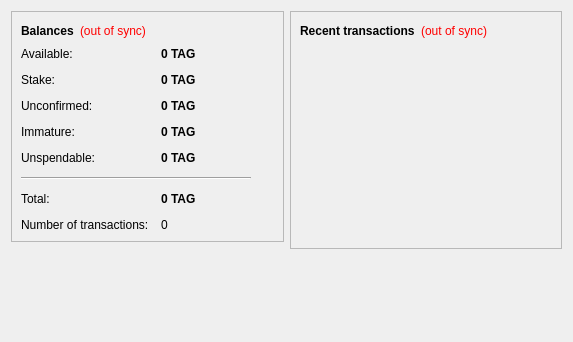
<?xml version="1.0" encoding="UTF-8"?>
<ui version="4.0">
 <class>OverviewPage</class>
 <widget class="QWidget" name="OverviewPage">
  <property name="geometry">
   <rect>
    <x>0</x>
    <y>0</y>
    <width>573</width>
    <height>342</height>
   </rect>
  </property>
  <property name="windowTitle">
   <string>Form</string>
  </property>
  <layout class="QHBoxLayout" name="horizontalLayout" stretch="1,1">
   <item>
    <layout class="QVBoxLayout" name="verticalLayout_2">
     <item>
      <widget class="QFrame" name="frame">
       <property name="frameShape">
        <enum>QFrame::StyledPanel</enum>
       </property>
       <property name="frameShadow">
        <enum>QFrame::Raised</enum>
       </property>
       <layout class="QVBoxLayout" name="verticalLayout_4">
        <item>
         <layout class="QHBoxLayout" name="horizontalLayout_4">
          <item>
           <widget class="QLabel" name="label_5">
            <property name="font">
             <font>
              <weight>75</weight>
              <bold>true</bold>
             </font>
            </property>
            <property name="text">
             <string>Balances</string>
            </property>
           </widget>
          </item>
          <item>
           <widget class="QLabel" name="labelWalletStatus">
            <property name="toolTip">
             <string>The displayed information may be out of date. Your wallet automatically synchronizes with the TagCoin network after a connection is established, but this process has not completed yet.</string>
            </property>
            <property name="styleSheet">
             <string notr="true">QLabel { color: red; }</string>
            </property>
            <property name="text">
             <string notr="true">(out of sync)</string>
            </property>
            <property name="alignment">
             <set>Qt::AlignLeading|Qt::AlignLeft|Qt::AlignVCenter</set>
            </property>
           </widget>
          </item>
          <item>
           <spacer name="horizontalSpacer_2">
            <property name="orientation">
             <enum>Qt::Horizontal</enum>
            </property>
            <property name="sizeHint" stdset="0">
             <size>
              <width>40</width>
              <height>20</height>
             </size>
            </property>
           </spacer>
          </item>
         </layout>
        </item>
        <item>
         <layout class="QFormLayout" name="formLayout_2">
          <property name="fieldGrowthPolicy">
           <enum>QFormLayout::AllNonFixedFieldsGrow</enum>
          </property>
          <property name="horizontalSpacing">
           <number>12</number>
          </property>
          <property name="verticalSpacing">
           <number>12</number>
          </property>
          <item row="0" column="0">
           <widget class="QLabel" name="labelAvailableText">
            <property name="toolTip">
             <string>Your current available balance</string>
            </property>
            <property name="text">
             <string>Available:</string>
            </property>
           </widget>
          </item>
          <item row="0" column="1">
           <widget class="QLabel" name="labelAvailable">
            <property name="font">
             <font>
              <weight>75</weight>
              <bold>true</bold>
             </font>
            </property>
            <property name="cursor">
             <cursorShape>IBeamCursor</cursorShape>
            </property>
            <property name="toolTip">
             <string>Your current available balance</string>
            </property>
            <property name="text">
             <string notr="true">0 TAG</string>
            </property>
            <property name="alignment">
             <set>Qt::AlignLeading|Qt::AlignLeft|Qt::AlignVCenter</set>
            </property>
            <property name="textInteractionFlags">
             <set>Qt::LinksAccessibleByMouse|Qt::TextSelectableByKeyboard|Qt::TextSelectableByMouse</set>
            </property>
           </widget>
          </item>
          <item row="1" column="0">
           <widget class="QLabel" name="label_6">
            <property name="toolTip">
             <string>Total of coins that was staked, and do not yet count toward the current balance</string>
            </property>
            <property name="text">
             <string>Stake:</string>
            </property>
           </widget>
          </item>
          <item row="1" column="1">
           <widget class="QLabel" name="labelStake">
            <property name="font">
             <font>
              <weight>75</weight>
              <bold>true</bold>
             </font>
            </property>
            <property name="cursor">
             <cursorShape>IBeamCursor</cursorShape>
            </property>
            <property name="toolTip">
             <string>Total of coins that was staked, and do not yet count toward the current balance</string>
            </property>
            <property name="text">
             <string notr="true">0 TAG</string>
            </property>
            <property name="alignment">
             <set>Qt::AlignLeading|Qt::AlignLeft|Qt::AlignVCenter</set>
            </property>
            <property name="textInteractionFlags">
             <set>Qt::LinksAccessibleByMouse|Qt::TextSelectableByKeyboard|Qt::TextSelectableByMouse</set>
            </property>
           </widget>
          </item>
          <item row="2" column="0">
           <widget class="QLabel" name="label_3">
            <property name="toolTip">
             <string>Total of transactions that have yet to be confirmed, and do not yet count toward the current balance</string>
            </property>
            <property name="text">
             <string>Unconfirmed:</string>
            </property>
           </widget>
          </item>
          <item row="2" column="1">
           <widget class="QLabel" name="labelUnconfirmed">
            <property name="font">
             <font>
              <weight>75</weight>
              <bold>true</bold>
             </font>
            </property>
            <property name="cursor">
             <cursorShape>IBeamCursor</cursorShape>
            </property>
            <property name="toolTip">
             <string>Total of transactions that have yet to be confirmed, and do not yet count toward the current balance</string>
            </property>
            <property name="text">
             <string notr="true">0 TAG</string>
            </property>
            <property name="alignment">
             <set>Qt::AlignLeading|Qt::AlignLeft|Qt::AlignVCenter</set>
            </property>
            <property name="textInteractionFlags">
             <set>Qt::LinksAccessibleByMouse|Qt::TextSelectableByKeyboard|Qt::TextSelectableByMouse</set>
            </property>
           </widget>
          </item>
          <item row="3" column="0">
           <widget class="QLabel" name="labelImmatureText">
            <property name="toolTip">
             <string>Mined balance that has not yet matured</string>
            </property>
            <property name="text">
             <string>Immature:</string>
            </property>
           </widget>
          </item>
          <item row="3" column="1">
           <widget class="QLabel" name="labelImmature">
            <property name="font">
             <font>
              <weight>75</weight>
              <bold>true</bold>
             </font>
            </property>
            <property name="toolTip">
             <string>Mined balance that has not yet matured</string>
            </property>
            <property name="text">
             <string notr="true">0 TAG</string>
            </property>
            <property name="alignment">
             <set>Qt::AlignLeading|Qt::AlignLeft|Qt::AlignVCenter</set>
            </property>
            <property name="textInteractionFlags">
             <set>Qt::LinksAccessibleByMouse|Qt::TextSelectableByKeyboard|Qt::TextSelectableByMouse</set>
            </property>
           </widget>
          </item>
          <item row="4" column="0">
           <widget class="QLabel" name="labelBalanceWatchOnlyText">
            <property name="toolTip">
             <string>Your unspendable balance</string>
            </property>
            <property name="text">
             <string>Unspendable:</string>
            </property>
           </widget>
          </item>
          <item row="4" column="1">
           <widget class="QLabel" name="labelBalanceWatchOnly">
            <property name="font">
             <font>
              <weight>75</weight>
              <bold>true</bold>
             </font>
            </property>
            <property name="cursor">
             <cursorShape>IBeamCursor</cursorShape>
            </property>
            <property name="toolTip">
             <string>Your unspendable balance</string>
            </property>
            <property name="text">
             <string notr="true">0 TAG</string>
            </property>
            <property name="alignment">
             <set>Qt::AlignLeading|Qt::AlignLeft|Qt::AlignVCenter</set>
            </property>
            <property name="textInteractionFlags">
             <set>Qt::LinksAccessibleByMouse|Qt::TextSelectableByKeyboard|Qt::TextSelectableByMouse</set>
            </property>
           </widget>
          </item>
          <item row="5" column="0" colspan="2">
           <widget class="Line" name="line">
            <property name="maximumSize">
             <size>
              <width>230</width>
              <height>16777215</height>
             </size>
            </property>
            <property name="orientation">
             <enum>Qt::Horizontal</enum>
            </property>
           </widget>
          </item>
          <item row="6" column="0">
           <widget class="QLabel" name="labelTotalText">
            <property name="toolTip">
             <string>Your current total balance</string>
            </property>
            <property name="text">
             <string>Total:</string>
            </property>
           </widget>
          </item>
          <item row="6" column="1">
           <widget class="QLabel" name="labelTotal">
            <property name="font">
             <font>
              <weight>75</weight>
              <bold>true</bold>
             </font>
            </property>
            <property name="toolTip">
             <string>Your current total balance</string>
            </property>
            <property name="text">
             <string notr="true">0 TAG</string>
            </property>
            <property name="alignment">
             <set>Qt::AlignLeading|Qt::AlignLeft|Qt::AlignVCenter</set>
            </property>
            <property name="textInteractionFlags">
             <set>Qt::LinksAccessibleByMouse|Qt::TextSelectableByKeyboard|Qt::TextSelectableByMouse</set>
            </property>
           </widget>
          </item>
          <item row="7" column="0">
           <widget class="QLabel" name="label_2">
            <property name="toolTip">
             <string>Total number of transactions in wallet</string>
            </property>
            <property name="text">
             <string>Number of transactions:</string>
            </property>
           </widget>
          </item>
          <item row="7" column="1">
           <widget class="QLabel" name="labelNumTransactions">
            <property name="toolTip">
             <string>Total number of transactions in wallet</string>
            </property>
            <property name="text">
             <string notr="true">0</string>
            </property>
           </widget>
          </item>
         </layout>
        </item>
       </layout>
      </widget>
     </item>
     <item>
      <spacer name="verticalSpacer">
       <property name="orientation">
        <enum>Qt::Vertical</enum>
       </property>
       <property name="sizeHint" stdset="0">
        <size>
         <width>20</width>
         <height>40</height>
        </size>
       </property>
      </spacer>
     </item>
    </layout>
   </item>
   <item>
    <layout class="QVBoxLayout" name="verticalLayout_3">
     <item>
      <widget class="QFrame" name="frame_2">
       <property name="frameShape">
        <enum>QFrame::StyledPanel</enum>
       </property>
       <property name="frameShadow">
        <enum>QFrame::Raised</enum>
       </property>
       <layout class="QVBoxLayout" name="verticalLayout">
        <item>
         <layout class="QHBoxLayout" name="horizontalLayout_2">
          <item>
           <widget class="QLabel" name="label_4">
            <property name="text">
             <string>&lt;b&gt;Recent transactions&lt;/b&gt;</string>
            </property>
           </widget>
          </item>
          <item>
           <widget class="QLabel" name="labelTransactionsStatus">
            <property name="toolTip">
             <string>The displayed information may be out of date. Your wallet automatically synchronizes with the TagCoin network after a connection is established, but this process has not completed yet.</string>
            </property>
            <property name="styleSheet">
             <string notr="true">QLabel { color: red; }</string>
            </property>
            <property name="text">
             <string notr="true">(out of sync)</string>
            </property>
            <property name="alignment">
             <set>Qt::AlignRight|Qt::AlignTrailing|Qt::AlignVCenter</set>
            </property>
           </widget>
          </item>
          <item>
           <spacer name="horizontalSpacer">
            <property name="orientation">
             <enum>Qt::Horizontal</enum>
            </property>
            <property name="sizeHint" stdset="0">
             <size>
              <width>40</width>
              <height>20</height>
             </size>
            </property>
           </spacer>
          </item>
         </layout>
        </item>
        <item>
         <widget class="QListView" name="listTransactions">
          <property name="styleSheet">
           <string notr="true">QListView { background: transparent; }</string>
          </property>
          <property name="frameShape">
           <enum>QFrame::NoFrame</enum>
          </property>
          <property name="verticalScrollBarPolicy">
           <enum>Qt::ScrollBarAlwaysOff</enum>
          </property>
          <property name="horizontalScrollBarPolicy">
           <enum>Qt::ScrollBarAlwaysOff</enum>
          </property>
          <property name="selectionMode">
           <enum>QAbstractItemView::NoSelection</enum>
          </property>
         </widget>
        </item>
       </layout>
      </widget>
     </item>
     <item>
      <spacer name="verticalSpacer_2">
       <property name="orientation">
        <enum>Qt::Vertical</enum>
       </property>
       <property name="sizeHint" stdset="0">
        <size>
         <width>20</width>
         <height>40</height>
        </size>
       </property>
      </spacer>
     </item>
    </layout>
   </item>
  </layout>
 </widget>
 <resources/>
 <connections/>
</ui>
